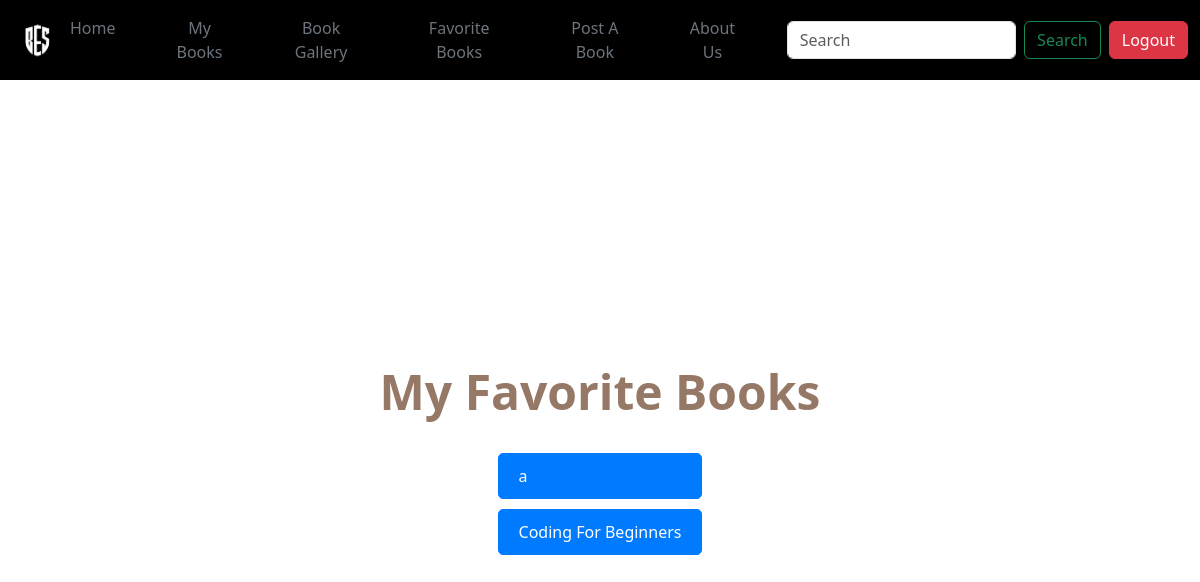
The page /favorite_books/ (signed in) on the database its author committed.
### bookMng/models.py (models this page shows, shortened)
class MainMenu(models.Model):
    item = models.CharField(max_length=200, unique=True)
    link = models.CharField(max_length=200, unique=True)

class Book(models.Model):
    name = models.CharField(max_length=200)
    web = models.URLField(max_length=300)
    price = models.DecimalField(decimal_places=2, max_digits=8)
    publishdate = models.DateField(auto_now=True)
    picture = models.FileField(upload_to='bookEx/static/uploads')
    pic_path = models.CharField(max_length=300, editable=False, blank=True)
    username = models.ForeignKey(User, blank=True, null=True, on_delete=models.CASCADE)

### bookMng/views.py (the view)
# urls.py: path('favorite_books/', views.favorite_books, name='favorite_books'),
def favorite_books(request):
    try:
        user_profile = request.user.userprofile
        favorite_books = user_profile.favorite_books.all()
    except UserProfile.DoesNotExist:
        user_profile = UserProfile.objects.create(user=request.user)
        favorite_books = []
    return render(request,
                  'bookMng/favorite_books.html',
                  {
                      'item_list': MainMenu.objects.all(),
                      'favorite_books': favorite_books
                  }
                  )

### bookEx/templates/bookMng/favorite_books.html (shortened to what this page needs)
{% extends "base.html" %}
{% load static %}
{% block sidenav %}
{% for item in item_list %}
    <li class="nav-item">
        <a class="nav-link btn btn-outline-secondary" href="{{ item.link }}">{{ item.item }}</a>
    </li>
{% endfor %}
{% endblock sidenav %}
{% block content %}
<div class="container mt-5">
    <h1 class="text-center animated-title">My Favorite Books</h1>
    <div class="row justify-content-center">
        <div class="mt-4">
            {% for book in favorite_books %}
            <a href="{% url 'book_detail' book.id %}" class="btn btn-primary book-button">{{ book.name }}</a>
            {% endfor %}
        </div>
    </div>
</div>
{% endblock %}

### bookEx/static/main.css (style rules this page uses)
body { background: linear-gradient(to bottom, #4e4376, #2b5876); margin: 0; padding: 0; color: #fff; }
h1, h2, h3, h4, h5, h6 { margin-top: 0; }
.container { flex-direction: column; align-items: center; justify-content: flex-start; flex-grow: 1; }
.navbar-nav .nav-link { color: #ced4da; }

### bookEx/templates/bookMng/favorite_books.html (style rules this page uses)
.book-button { padding: 10px 20px; margin-bottom: 10px; border: 1px solid #007bff; border-radius: 5px; transition: transform 0.3s ease; display: block; text-align: left; background-color: #007bff; color: #fff; white-space: normal; width: auto; text-decoration: none; }

### rows shown on the page
MainMenu: item "Home"
MainMenu: item "My Books"
MainMenu: item "Book Gallery"
MainMenu: item "Favorite Books"
MainMenu: item "Post A Book"
MainMenu: item "About Us"
Book: name "a"
Book: name "Coding For Beginners"
